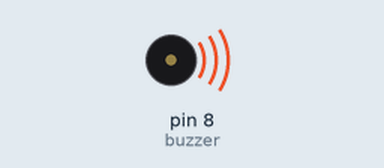
This sketch was run on a simulated Arduino Uno, built with avr-gcc and run on an emulated ATmega328P. Shown: buzzer (waves = sounding).

Above: at 0.1 s.
At 39.3 s:
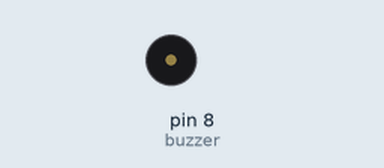
Timing chart, 0 to 40.8 s (numbered marks = the images above):
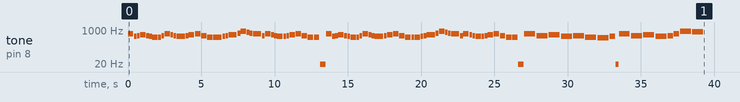

The sketch:

Buzzer.ino
```cpp
#include "pitches.h"
// change this to make the song slower or faster
int tempo=144;

// change this to whichever pin you want to use
int buzzer = 8;

int REST = 1;

// notes of the moledy followed by the duration.
// a 4 means a quarter note, 8 an eighteenth , 16 sixteenth, so on
// !!negative numbers are used to represent dotted notes,
// so -4 means a dotted quarter note, that is, a quarter plus an eighteenth!!
int melody[] = {

  //Based on the arrangement at https://www.flutetunes.com/tunes.php?id=192

  NOTE_E5, 4,  NOTE_B4,8,  NOTE_C5,8,  NOTE_D5,4,  NOTE_C5,8,  NOTE_B4,8,
  NOTE_A4, 4,  NOTE_A4,8,  NOTE_C5,8,  NOTE_E5,4,  NOTE_D5,8,  NOTE_C5,8,
  NOTE_B4, -4,  NOTE_C5,8,  NOTE_D5,4,  NOTE_E5,4,
  NOTE_C5, 4,  NOTE_A4,4,  NOTE_A4,8,  NOTE_A4,4,  NOTE_B4,8,  NOTE_C5,8,

  NOTE_D5, -4,  NOTE_F5,8,  NOTE_A5,4,  NOTE_G5,8,  NOTE_F5,8,
  NOTE_E5, -4,  NOTE_C5,8,  NOTE_E5,4,  NOTE_D5,8,  NOTE_C5,8,
  NOTE_B4, 4,  NOTE_B4,8,  NOTE_C5,8,  NOTE_D5,4,  NOTE_E5,4,
  NOTE_C5, 4,  NOTE_A4,4,  NOTE_A4,4, REST, 4,

  NOTE_E5, 4,  NOTE_B4,8,  NOTE_C5,8,  NOTE_D5,4,  NOTE_C5,8,  NOTE_B4,8,
  NOTE_A4, 4,  NOTE_A4,8,  NOTE_C5,8,  NOTE_E5,4,  NOTE_D5,8,  NOTE_C5,8,
  NOTE_B4, -4,  NOTE_C5,8,  NOTE_D5,4,  NOTE_E5,4,
  NOTE_C5, 4,  NOTE_A4,4,  NOTE_A4,8,  NOTE_A4,4,  NOTE_B4,8,  NOTE_C5,8,

  NOTE_D5, -4,  NOTE_F5,8,  NOTE_A5,4,  NOTE_G5,8,  NOTE_F5,8,
  NOTE_E5, -4,  NOTE_C5,8,  NOTE_E5,4,  NOTE_D5,8,  NOTE_C5,8,
  NOTE_B4, 4,  NOTE_B4,8,  NOTE_C5,8,  NOTE_D5,4,  NOTE_E5,4,
  NOTE_C5, 4,  NOTE_A4,4,  NOTE_A4,4, REST, 4,


  NOTE_E5,2,  NOTE_C5,2,
  NOTE_D5,2,   NOTE_B4,2,
  NOTE_C5,2,   NOTE_A4,2,
  NOTE_GS4,2,  NOTE_B4,4,  REST,8,
  NOTE_E5,2,   NOTE_C5,2,
  NOTE_D5,2,   NOTE_B4,2,
  NOTE_C5,4,   NOTE_E5,4,  NOTE_A5,2,
  NOTE_GS5,2,

};

// sizeof gives the number of bytes, each int value is composed of two bytes (16 bits)
// there are two values per note (pitch and duration), so for each note there are four bytes
int notes=sizeof(melody)/sizeof(melody[0])/2;

// this calculates the duration of a whole note in ms (60s/tempo)*4 beats
int wholenote = (60000 * 4) / tempo;

int divider = 0, noteDuration = 0;

void setup() {
  // iterate over the notes of the melody.
  // Remember, the array is twice the number of notes (notes + durations)
  for (int thisNote = 0; thisNote < notes * 2; thisNote = thisNote + 2) {

    // calculates the duration of each note
    divider = melody[thisNote + 1];
    if (divider > 0) {
      // regular note, just proceed
      noteDuration = (wholenote) / divider;
    } else if (divider < 0) {
      // dotted notes are represented with negative durations!!
      noteDuration = (wholenote) / abs(divider);
      noteDuration *= 1.5; // increases the duration in half for dotted notes
    }

    // we only play the note for 90% of the duration, leaving 10% as a pause
    tone(buzzer, melody[thisNote], noteDuration*0.9);

    // Wait for the specief duration before playing the next note.
    delay(noteDuration);

    // stop the waveform generation before the next note.
    noTone(buzzer);
  }
}

void loop() {
  // no need to repeat the melody.
}
```
